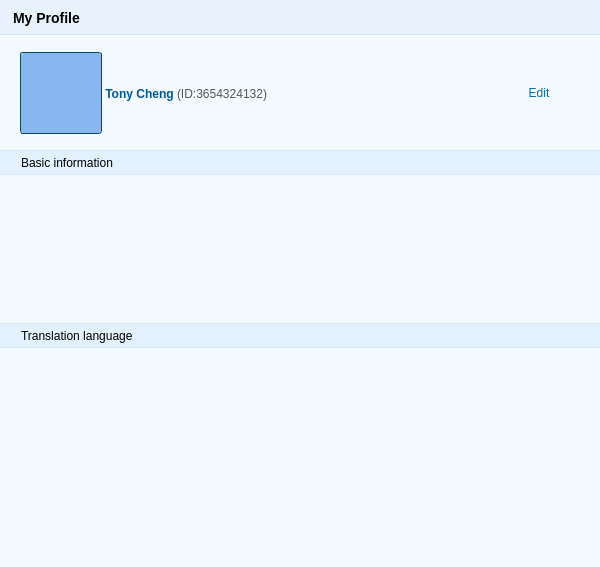
<?xml version="1.0" encoding="UTF-8"?>
<ui version="4.0">
 <class>ns::ViewProfile</class>
 <widget class="QWidget" name="ns::ViewProfile">
  <property name="geometry">
   <rect>
    <x>0</x>
    <y>0</y>
    <width>600</width>
    <height>567</height>
   </rect>
  </property>
  <property name="minimumSize">
   <size>
    <width>0</width>
    <height>0</height>
   </size>
  </property>
  <property name="maximumSize">
   <size>
    <width>16777215</width>
    <height>16777215</height>
   </size>
  </property>
  <property name="windowTitle">
   <string>YesPo Service Client</string>
  </property>
  <property name="styleSheet">
   <string notr="true">* {
	font-family: Verdana, &quot;宋体&quot;, Arial, Sans-serif, Segoe UI, Tahoma;
}

#widgetTitlePanel {
	background: #E8F2FD;
	border-bottom: 1px solid #cde3f8;
}

#widgetTitlePanel #labelTitle {
	font-size: 14px;
	font-weight: bold;
}

#widgetBottom {
	background: #f2f9ff;
  /*  border-bottom-right-radius: 4px;*/
}

#widgetSummary #widgetPhoto {
	border: 1px solid #034a68;
	border-radius: 3px;

}

#widgetSummary #labelDisplay {
	font-weight: bold;
	color: #015797;
}

#widgetSummary #labelDisplayID {
	color : #555555;
}

#widgetSummary #pushButtonEdit {
	color: #0170B8;
	border-image: url(:/images/ui/edit_profile.png) 0 3 0 3;
	border-top: 0px transparent;
	border-right: 3px transparent;
	border-bottom: 0px transparent;
	border-left: 3px transparent;
}

#widgetSummary #pushButtonEdit:hover {
	border-image: url(:/images/ui/edit_profile_hover.png) 0 3 0 3;
}

#widgetSummary #pushButtonEdit:pressed {
	border-image: url(:/images/ui/edit_profile_pressed.png) 0 3 0 3;
}

#widgetDetail {
	border-bottom-right-radius: 3px;
}

#widgetDetail #labelBasic,#widgetDetail #labelTranslation {
	background: #e3f1fe;
	border-top: 1px solid #d7e8f8;
	border-bottom: 1px solid #d7e8f8;
	padding-left: 18px;
}

#textEditIntroduction {
	border: 0px;
	border-radius: 3px;
	background: transparent;
}

#labelPhoto {
	background: #88b6ef;
	border-radius: 3px;
}</string>
  </property>
  <layout class="QVBoxLayout" name="verticalLayout">
   <property name="spacing">
    <number>0</number>
   </property>
   <property name="margin">
    <number>0</number>
   </property>
   <item>
    <widget class="QWidget" name="widgetTitlePanel" native="true">
     <property name="minimumSize">
      <size>
       <width>0</width>
       <height>35</height>
      </size>
     </property>
     <property name="maximumSize">
      <size>
       <width>16777215</width>
       <height>35</height>
      </size>
     </property>
     <layout class="QHBoxLayout" name="horizontalLayout_3">
      <property name="leftMargin">
       <number>13</number>
      </property>
      <item>
       <widget class="QLabel" name="labelTitle">
        <property name="minimumSize">
         <size>
          <width>0</width>
          <height>0</height>
         </size>
        </property>
        <property name="maximumSize">
         <size>
          <width>16777215</width>
          <height>16777215</height>
         </size>
        </property>
        <property name="text">
         <string>My Profile</string>
        </property>
       </widget>
      </item>
     </layout>
    </widget>
   </item>
   <item>
    <widget class="QWidget" name="widgetBottom" native="true">
     <layout class="QVBoxLayout" name="verticalLayout_2">
      <property name="spacing">
       <number>0</number>
      </property>
      <property name="margin">
       <number>0</number>
      </property>
      <item>
       <widget class="QWidget" name="widgetSummary" native="true">
        <property name="minimumSize">
         <size>
          <width>0</width>
          <height>115</height>
         </size>
        </property>
        <property name="maximumSize">
         <size>
          <width>16777215</width>
          <height>115</height>
         </size>
        </property>
        <layout class="QHBoxLayout" name="horizontalLayout">
         <property name="spacing">
          <number>3</number>
         </property>
         <property name="leftMargin">
          <number>20</number>
         </property>
         <property name="topMargin">
          <number>5</number>
         </property>
         <property name="rightMargin">
          <number>20</number>
         </property>
         <property name="bottomMargin">
          <number>3</number>
         </property>
         <item>
          <widget class="QWidget" name="widgetPhoto" native="true">
           <property name="minimumSize">
            <size>
             <width>82</width>
             <height>82</height>
            </size>
           </property>
           <property name="maximumSize">
            <size>
             <width>82</width>
             <height>82</height>
            </size>
           </property>
           <layout class="QVBoxLayout" name="verticalLayout_3">
            <property name="spacing">
             <number>0</number>
            </property>
            <property name="leftMargin">
             <number>1</number>
            </property>
            <property name="topMargin">
             <number>1</number>
            </property>
            <property name="rightMargin">
             <number>1</number>
            </property>
            <property name="bottomMargin">
             <number>0</number>
            </property>
            <item>
             <widget class="ns::ElidedLabel" name="labelPhoto">
              <property name="minimumSize">
               <size>
                <width>80</width>
                <height>80</height>
               </size>
              </property>
              <property name="maximumSize">
               <size>
                <width>80</width>
                <height>80</height>
               </size>
              </property>
              <property name="text">
               <string/>
              </property>
             </widget>
            </item>
           </layout>
          </widget>
         </item>
         <item>
          <widget class="QLabel" name="labelDisplay">
           <property name="minimumSize">
            <size>
             <width>0</width>
             <height>0</height>
            </size>
           </property>
           <property name="maximumSize">
            <size>
             <width>150</width>
             <height>16777215</height>
            </size>
           </property>
           <property name="text">
            <string>Tony Cheng</string>
           </property>
           <property name="scaledContents">
            <bool>true</bool>
           </property>
           <property name="alignment">
            <set>Qt::AlignCenter</set>
           </property>
          </widget>
         </item>
         <item>
          <widget class="QLabel" name="labelDisplayID">
           <property name="minimumSize">
            <size>
             <width>0</width>
             <height>0</height>
            </size>
           </property>
           <property name="maximumSize">
            <size>
             <width>150</width>
             <height>16777215</height>
            </size>
           </property>
           <property name="text">
            <string>(ID:3654324132)</string>
           </property>
           <property name="scaledContents">
            <bool>true</bool>
           </property>
          </widget>
         </item>
         <item>
          <spacer name="horizontalSpacer">
           <property name="orientation">
            <enum>Qt::Horizontal</enum>
           </property>
           <property name="sizeHint" stdset="0">
            <size>
             <width>305</width>
             <height>20</height>
            </size>
           </property>
          </spacer>
         </item>
         <item>
          <widget class="QPushButton" name="pushButtonEdit">
           <property name="minimumSize">
            <size>
             <width>82</width>
             <height>26</height>
            </size>
           </property>
           <property name="maximumSize">
            <size>
             <width>82</width>
             <height>26</height>
            </size>
           </property>
           <property name="cursor">
            <cursorShape>PointingHandCursor</cursorShape>
           </property>
           <property name="text">
            <string>Edit</string>
           </property>
          </widget>
         </item>
        </layout>
       </widget>
      </item>
      <item>
       <widget class="QWidget" name="widgetDetail" native="true">
        <layout class="QVBoxLayout" name="verticalLayout_6">
         <property name="spacing">
          <number>0</number>
         </property>
         <property name="margin">
          <number>0</number>
         </property>
         <item>
          <widget class="QWidget" name="widgetBasic" native="true">
           <property name="minimumSize">
            <size>
             <width>0</width>
             <height>0</height>
            </size>
           </property>
           <layout class="QVBoxLayout" name="verticalLayout_4">
            <property name="leftMargin">
             <number>0</number>
            </property>
            <property name="topMargin">
             <number>0</number>
            </property>
            <property name="rightMargin">
             <number>0</number>
            </property>
            <item>
             <widget class="QLabel" name="labelBasic">
              <property name="minimumSize">
               <size>
                <width>0</width>
                <height>25</height>
               </size>
              </property>
              <property name="maximumSize">
               <size>
                <width>16777215</width>
                <height>25</height>
               </size>
              </property>
              <property name="text">
               <string>Basic information</string>
              </property>
             </widget>
            </item>
            <item>
             <layout class="QHBoxLayout" name="horizontalLayout_2">
              <property name="leftMargin">
               <number>16</number>
              </property>
              <property name="rightMargin">
               <number>16</number>
              </property>
              <item>
               <widget class="QTextEdit" name="textEditIntroduction">
                <property name="minimumSize">
                 <size>
                  <width>390</width>
                  <height>132</height>
                 </size>
                </property>
                <property name="maximumSize">
                 <size>
                  <width>16777215</width>
                  <height>132</height>
                 </size>
                </property>
                <property name="readOnly">
                 <bool>true</bool>
                </property>
               </widget>
              </item>
             </layout>
            </item>
           </layout>
          </widget>
         </item>
         <item>
          <widget class="QWidget" name="widgetTranslation" native="true">
           <layout class="QVBoxLayout" name="verticalLayout_5">
            <property name="spacing">
             <number>0</number>
            </property>
            <property name="margin">
             <number>0</number>
            </property>
            <item>
             <widget class="QLabel" name="labelTranslation">
              <property name="minimumSize">
               <size>
                <width>0</width>
                <height>25</height>
               </size>
              </property>
              <property name="maximumSize">
               <size>
                <width>16777215</width>
                <height>25</height>
               </size>
              </property>
              <property name="text">
               <string>Translation language</string>
              </property>
             </widget>
            </item>
            <item>
             <layout class="QHBoxLayout" name="horizontalLayout_4">
              <property name="leftMargin">
               <number>20</number>
              </property>
              <property name="topMargin">
               <number>13</number>
              </property>
              <property name="rightMargin">
               <number>20</number>
              </property>
              <property name="bottomMargin">
               <number>13</number>
              </property>
              <item>
               <widget class="ns::TranslationLanguage" name="widget" native="true"/>
              </item>
              <item>
               <spacer name="horizontalSpacer_3">
                <property name="orientation">
                 <enum>Qt::Horizontal</enum>
                </property>
                <property name="sizeHint" stdset="0">
                 <size>
                  <width>40</width>
                  <height>20</height>
                 </size>
                </property>
               </spacer>
              </item>
             </layout>
            </item>
           </layout>
          </widget>
         </item>
         <item>
          <spacer name="verticalSpacer">
           <property name="orientation">
            <enum>Qt::Vertical</enum>
           </property>
           <property name="sizeHint" stdset="0">
            <size>
             <width>17</width>
             <height>72</height>
            </size>
           </property>
          </spacer>
         </item>
        </layout>
        <zorder>verticalSpacer</zorder>
        <zorder>widgetBasic</zorder>
        <zorder>widgetTranslation</zorder>
       </widget>
      </item>
     </layout>
    </widget>
   </item>
  </layout>
 </widget>
 <customwidgets>
  <customwidget>
   <class>ns::ElidedLabel</class>
   <extends>QLabel</extends>
   <header>elidedlabel.h</header>
  </customwidget>
  <customwidget>
   <class>ns::TranslationLanguage</class>
   <extends>QWidget</extends>
   <header>translationlanguage.h</header>
   <container>1</container>
  </customwidget>
 </customwidgets>
 <resources>
  <include location="translator.qrc"/>
 </resources>
 <connections/>
</ui>
